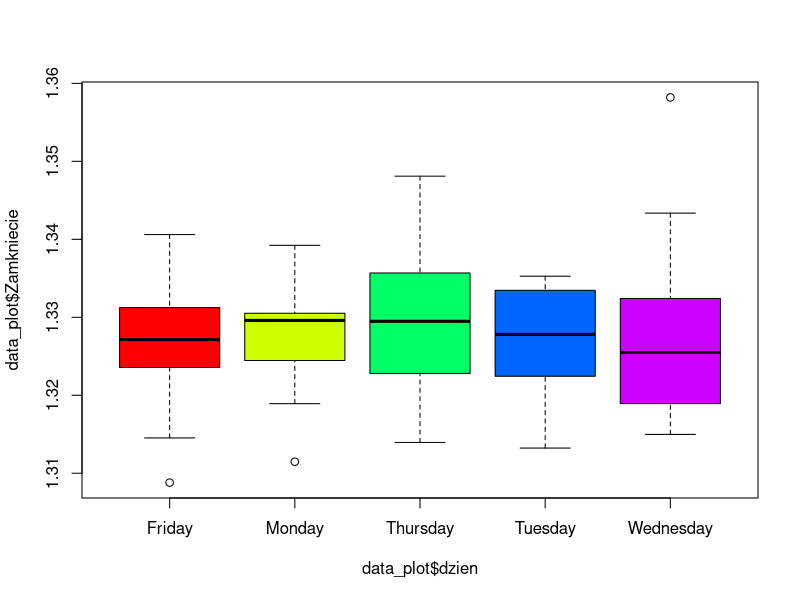
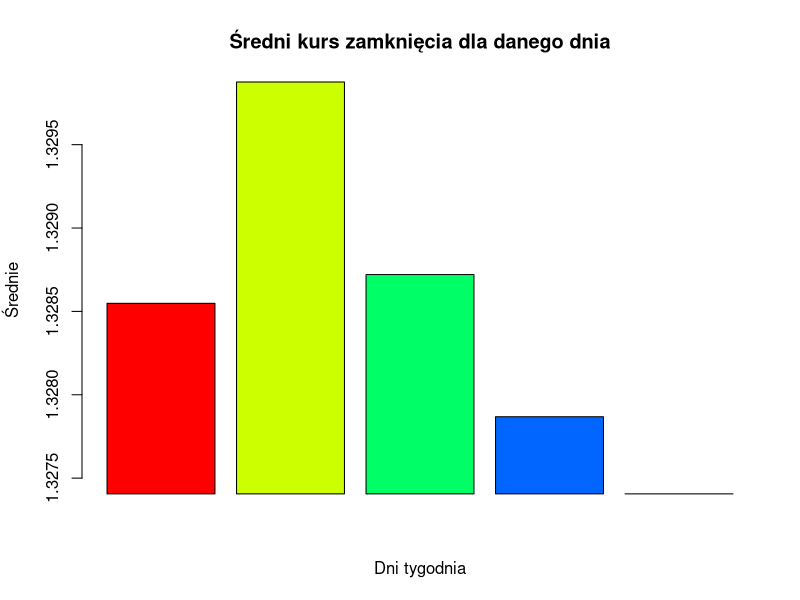
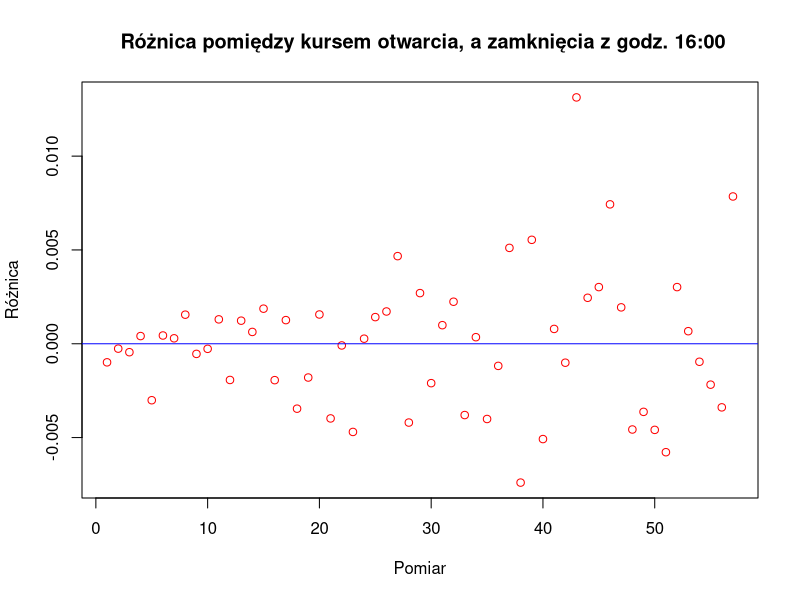

The R script that drew these images, in order:
## ---- chunk 1
knitr::opts_chunk$set(echo = TRUE)
## ---- chunk 2
dane <- read.csv2(file = 'pKolanowska-USDCAD.csv',colClasses = c('character', 'character' , 'numeric', 'numeric'), dec='.')
Data <- as.Date(dane$Data, "%Y%m%d")
 dane$Data=Data
 Time <- strftime(strptime(dane$Godzina, format = '%H%M%S'), format = '%H')
 dane$Godzina = Time
 head(dane)
## ---- chunk 3
library(dplyr)
library(ggplot2)
## ---- chunk 4
dane %>%
  filter(Godzina=='16') %>%
    mutate(dzien = weekdays(Data)) -> data_plot

data_plot %>%
    group_by(dzien) %>% 
    summarise(min = min(Zamkniecie), srednia = mean(Zamkniecie), max = max(Zamkniecie)) -> data1
head(data1)
## ---- chunk 5
boxplot(data_plot$Zamkniecie ~ data_plot$dzien, col = rainbow(5))
## ---- chunk 6
dane %>%
  filter(Godzina=='12') %>%
    mutate(dzien = weekdays(Data)) -> data_plot

data_plot %>%
  group_by(dzien) %>%
  summarise(max_zamkniecie=max(Zamkniecie,na.rm = TRUE),mean_zamkniecie = mean(Zamkniecie,na.rm=TRUE), std_zamkniecie = sd(Zamkniecie, na.rm = TRUE) ) %>%
  arrange(-max_zamkniecie,-mean_zamkniecie) ->dane2

## ---- chunk 7
barplot(dane2$mean_zamkniecie - min(dane2$mean_zamkniecie), names.arg = dane2$DzienTygodnia , offset = min(dane2$mean_zamkniecie),main="Średni kurs zamknięcia dla danego dnia",xlab = "Dni tygodnia",ylab = "Średnie", col = rainbow(5))
## ---- chunk 8
dane %>% 
  filter(Godzina=='16')%>%
  select(Godzina,Zamkniecie,Otwarcie)%>%
  mutate(roznica=Zamkniecie-Otwarcie) ->dane3
## ---- chunk 9
plot(dane3$roznica,xlab = "Pomiar",ylab = "Różnica",main = " Różnica pomiędzy kursem otwarcia, a zamknięcia z godz. 16:00", col = 'red')
abline(h=0, col = 'blue')
